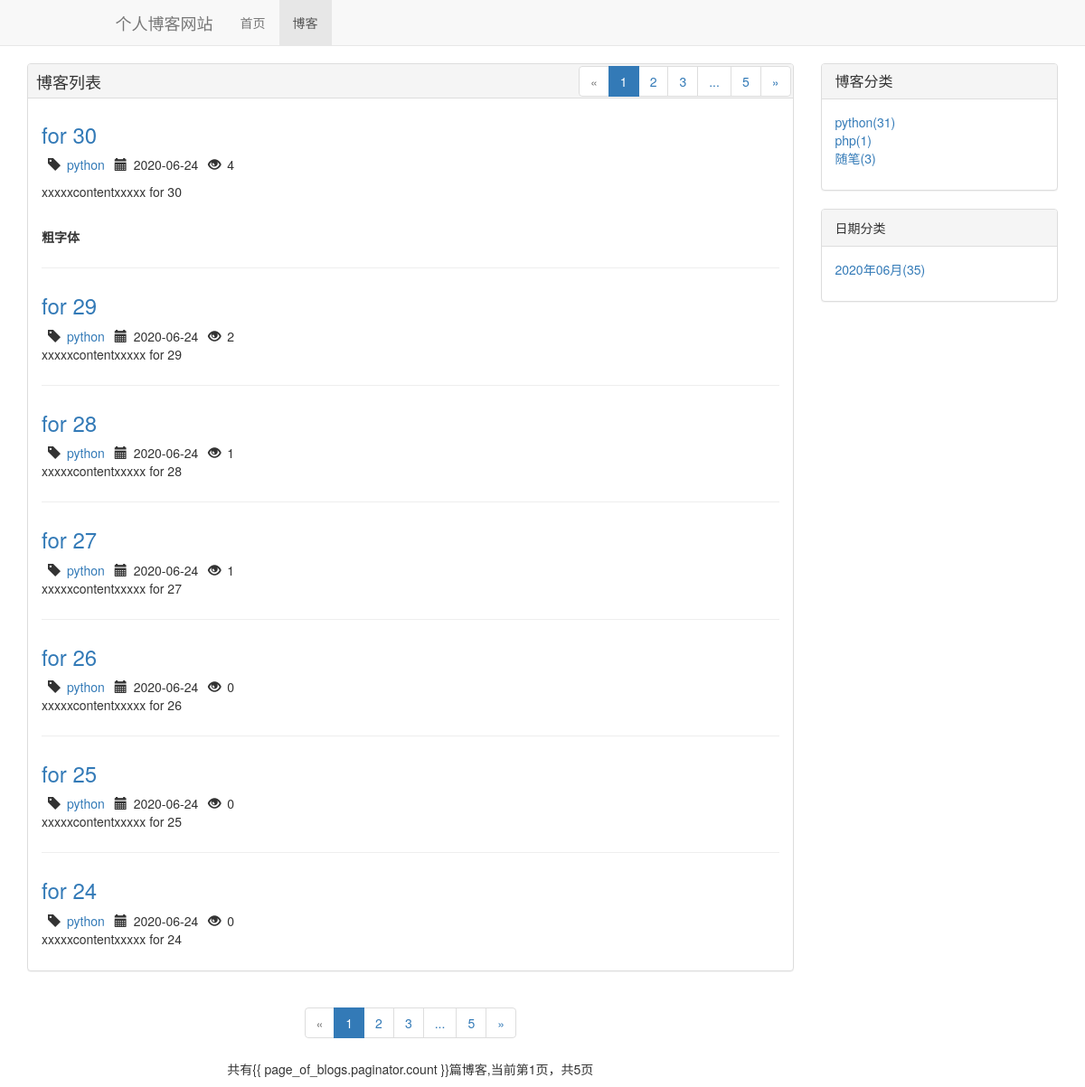
Screenshot of /blog/ with the database file from the repository.
### blog/models.py (models this page shows, shortened)
class Blog(models.Model):
    title = models.CharField(max_length=50)
    blog_type = models.ForeignKey(BlogType,on_delete=models.DO_NOTHING)
    content = RichTextUploadingField()
    author = models.ForeignKey(User,on_delete=models.DO_NOTHING)
    readed_num = models.IntegerField(default=0)
    created_time = models.DateTimeField(auto_now_add=True)
    last_updated_time = models.DateTimeField(auto_now=True)
    class Meta:
        ordering = ['-created_time']

class BlogType(models.Model):
    type_name = models.CharField(max_length=15)
    def __str__(self):
        return self.type_name

### blog/views.py (the view)
# urls.py: path('',views.blog_list,name='blog_list'),
def blog_list(request):
    blogs_all_list = Blog.objects.all()
    context = blog_with_common_list(request, blogs_all_list)
    return render(request, 'blog/blog_list.html', context)

### blog/templates/blog/blog_list.html (shortened to what this page needs)
{% extends 'base.html' %}
{% load static %}
{% block header_extends %}
<link rel="stylesheet" href="{% static 'blog/blog.css' %}">
{% endblock %}
{% block nav_blog_active %}
active
{%endblock%}
{% block content %}
<div class="container">
    <div class="row">
        <div class="col-xs-12 col-sm-8 col-md-9">
            <div class="panel panel-default" id="floatclear">
                <div class="panel-heading  page-title"><span class="blog-list-title"> {% block blog_type_title %} 博客列表
                    {% endblock%}</span>
                    <div class="right">
                        <ul class="pagination">
                            {% if page_of_blogs.has_previous %}
                            <li><a href="?page={{page_of_blogs.previous_page_number}}" aria-label="Previous">
                                <span aria-hidden="true">&laquo;</span>
                            </a></li>
                            {% else %}
                            <li class="disabled">
                                <span class="disabled" aria-hidden="true">&laquo;</span>
                            </li>
                            {% endif%}
                            {% for page_num in page_range %}
                            {% if page_num == page_of_blogs.number %}
                            <li class="active"><a href="?page={{page_num}}">{{page_num}} </a>
                                {% else %}
                                {% if page_num == '...' %}
                            <li><span>{{page_num}} </span>
                                {% else %}
                            <li><a href="?page={{page_num}}">{{page_num}} </a>
                                {% endif %}
                                {% endif %}
                            </li>
                            {% endfor%}
                            {% if page_of_blogs.has_next %}
                            <li><a href="?page={{page_of_blogs.next_page_number}}" aria-label="Previous">
                                <span aria-hidden="true">&raquo;</span>
                            </a></li>
                            {% else %}
                            <li class="disabled"><span aria-hidden="true">&raquo;</span></li>
                            {% endif%}
                        </ul>
                    </div>
                </div>
                <div class="panel-body">
                    {% for blog in page_of_blogs.object_list %}
                    <div class="blog">
                        <h3><a href="{% url 'blog_detail' blog.pk %}">
                            {{blog.title}}
                        </a></h3>
                        <p class="blog-info">
                            <span class="glyphicon glyphicon-tag blog-icon" aria-hidden="true"></span><a
                                href="{% url 'blogs_with_type' blog.blog_type.pk %}">{{blog.blog_type}}</a>
                            <span class="glyphicon glyphicon-calendar blog-icon" aria-hidden="true"></span>{{blog.created_time|date:"Y-m-d"}}
                            <span class="glyphicon glyphicon-eye-open blog-icon" aria-hidden="true"></span>{{blog.readed_num}}
                        </p>
                        <p>{{ blog.content|safe|truncatechars:120 }}</p>
                    </div>
                    {% empty %}
                    <div class="blog">
                        <h3>--暂无内容，敬请期待--</h3>
                    </div>
                    {% endfor %}
                </div>
            </div>
            <div class="paginator-down">
                <ul class="pagination">
                    {% if page_of_blogs.has_previous %}
                    <li><a href="?page={{page_of_blogs.previous_page_number}}" aria-label="Previous">
                        <span aria-hidden="true">&laquo;</span>
                    </a></li>
                    {% else %}
                    <li class="disabled">
                        <span class="disabled" aria-hidden="true">&laquo;</span>
                    </li>
                    {% endif%}
                    {% for page_num in page_range %}
                    {% if page_num == page_of_blogs.number %}
                    <li class="active"><a href="?page={{page_num}}">{{page_num}} </a>
                        {% else %}
                        {% if page_num == '...' %}
                    <li><span>{{page_num}} </span>
                        {% else %}
                    <li><a href="?page={{page_num}}">{{page_num}} </a>
                        {% endif %}
                        {% endif %}
                    </li>
                    {% endfor%}
                    {% if page_of_blogs.has_next %}
                    <li><a href="?page={{page_of_blogs.next_page_number}}" aria-label="Previous">
                        <span aria-hidden="true">&raquo;</span>
                    </a></li>
                    {% else %}
                    <li class="disabled"><span aria-hidden="true">&raquo;</span></li>
                    {% endif%}
                </ul>
                <p>
                    共有{{ page_of_blogs.paginator.count
                    }}篇博客,当前第{{page_of_blogs.number}}页，共{{page_of_blogs.paginator.num_pages}}页
                </p>
            </div>
        </div>
        <div class="hidden-xs col-sm-4 col-md-3">
            <div class="panel panel-default">
                <div class="panel-heading">
                    <h3 class="panel-title">博客分类</h3>
                </div>
                <div class="panel-body">
                    <ul class="list-unstyled">
                        {% for blog_type in blog_types %}
                        <li>
                            <a href="{% url 'blogs_with_type' blog_type.pk %}">
                                {{blog_type.type_name}}({{blog_type.blog_count}})
                            </a>
                        </li>
                        {%empty %}
                        <li>暂无分类</li>
                        {%endfor%}
                    </ul>
                </div>
            </div>
            <div class="panel panel-default">
                <div class="panel-heading">
                    日期分类
                </div>
                <div class="panel-body">
                    <ul class="list-unstyled">
                        {% for blog_date,blog_count in blog_dates.items %}
                        <a href="{% url 'blogs_with_date' blog_date.year blog_date.month %}">
                            <li>
                                {{ blog_date|date:"Y年m月" }}({{blog_count}})
                            </li>
                        </a>
                        {%endfor%}
                    </ul>
                </div>
            </div>
        </div>
    </div>
</div>
{% endblock %}

### templates/base.html (shortened to what this page needs)
{% load static %}
<!DOCTYPE html>
<html lang="zh-CN">
<head>
    <link rel="stylesheet" href="{% static 'css/base.css' %}">
    <link rel="stylesheet" href="{% static 'bootstrap-3.3.7/css/bootstrap.min.css' %}">
    {% block header_extends %}{% endblock %}
</head>
<body>
<div class="navbar navbar-default navbar-fixed-top" role="navigation">
    <div class="container-fluid">
        <div class="col-sm-10 col-sm-offset-1">
        <div class="navbar-header">
            <a class="navbar-brand" href="{% url 'home' %}">个人博客网站</a>
        </div>
        <div class="collapse navbar-collapse" id="navbar-collapse">
            <ul class="nav navbar-nav">
                <li class="{% block nav_home_active %}{%endblock%}"><a href="/">首页</a></li>
                <li class="{% block nav_blog_active %}{%endblock%}"><a href="{% url 'blog_list' %}">博客</a>
                </li>
            </ul>
        </div>
            </div>
    </div>
</div>
{% block content %}{% endblock %}
</body>
</html>

### static/css/base.css (style rules this page uses)
* { margin: 0; padding: 0; }
body { margin-top:70px!important; }

### blog/static/blog/blog.css (style rules this page uses)
div.blog:not(:last-child) { margin-bottom: 2em; padding-bottom: 1em; border-bottom:1px solid #eee; }
div.blog h3 { margin-top: 0.5em; }
div.blog p.blog-info { margin-bottom:0; }
span.blog-icon { margin:0 0.5em; }
.blog-list-title { margin-left: 0.5em; font-size:18px; font-weight:500; }
.right { float:right; }
.right ul { margin:2px; }
div.paginator-down { text-align: center; }
.page-title { padding:0; height:38px; line-height:38px; overflow:hidden; }

### rows the page displays
Blog: title "for 30", blog_type "python", created_time "2020-06-24", readed_num "4", content "xxxxxcontentxxxxx for 30 粗字体"
Blog: title "for 29", blog_type "python", created_time "2020-06-24", readed_num "2", content "xxxxxcontentxxxxx for 29"
Blog: title "for 28", blog_type "python", created_time "2020-06-24", readed_num "1", content "xxxxxcontentxxxxx for 28"
Blog: title "for 27", blog_type "python", created_time "2020-06-24", readed_num "1", content "xxxxxcontentxxxxx for 27"
Blog: title "for 26", blog_type "python", created_time "2020-06-24", readed_num "0", content "xxxxxcontentxxxxx for 26"
Blog: title "for 25", blog_type "python", created_time "2020-06-24", readed_num "0", content "xxxxxcontentxxxxx for 25"
Blog: title "for 24", blog_type "python", created_time "2020-06-24", readed_num "0", content "xxxxxcontentxxxxx for 24"
BlogType: type_name "python", blog_count "31"
BlogType: type_name "php", blog_count "1"
BlogType: type_name "随笔", blog_count "3"

### other values shown
{{ page_num }} "1"
{{ page_num }} "2" "3" "5"
{{ page_num }} "..."
{{ page_of_blogs.number }} "1"
{{ page_of_blogs.paginator.num_pages }} "5"
{{ blog_date|date:"Y年m月" }} "2020年06月"
{{ blog_count }} "35"
